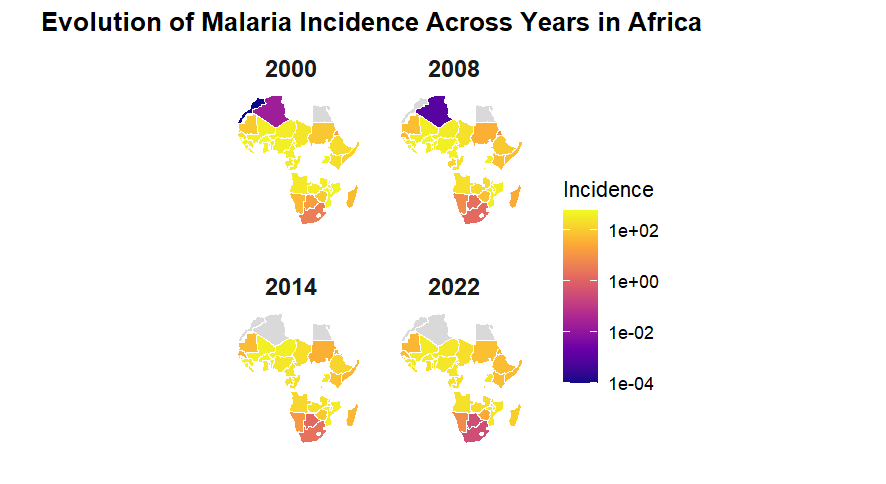

Source code (R):
library(readxl)
library(sf)
library(ggplot2)
library(dplyr)
library(rnaturalearth)
library(MASS)

df <- read_excel("C:/Users/ALPHA TECH/OneDrive/Desktop/Africa/Africa_data.xlsx")
data_2022 <- df %>% filter(Year == 2022)

# Negative Binomial
nb_model <- glm.nb(`Malaria cases` ~ y1 + y2 + y3 + y5, data = data_2022)
data_2022$Predicted <- predict(nb_model, newdata = data_2022, type = "response", na.action = na.exclude)
data_2022$Residuals <- data_2022$`Malaria cases` - data_2022$Predicted

africa_map <- ne_countries(scale = "medium", continent = "Africa", returnclass = "sf")
merged_map <- africa_map %>% left_join(data_2022, by = c("name" = "Country"))

ggplot(data = merged_map) +
  geom_sf(aes(fill = Residuals), color = "black", size = 0.2) +
  scale_fill_gradient2(low = "blue", mid = "white", high = "red", midpoint = 0,
                       name = "Residuals\n(Actual - Pred)", na.value = "grey85") +
  labs(title = "Model Residual Map (Negative Binomial - 2022)",
       subtitle = "Blue = Over-prediction | Red = Under-prediction") +
  theme_minimal() +
  theme(axis.text = element_blank(), axis.ticks = element_blank(), panel.grid = element_blank(),
        plot.title = element_text(face = "bold", hjust = 0.5),
        plot.subtitle = element_text(hjust = 0.5))



selected_years <- c(2000, 2008, 2014, 2022)
df_years <- df %>% filter(Year %in% selected_years)

merged_years <- africa_map %>%
  inner_join(df_years, by = c("name" = "Country"))

ggplot(data = merged_years) +
  geom_sf(aes(fill = `Malaria incidence`), color = "white", size = 0.1) +
  scale_fill_viridis_c(option = "plasma", trans = "log10", name = "Incidence", na.value = "grey85") +
  facet_wrap(~ Year, ncol = 2) +
  labs(title = "Evolution of Malaria Incidence Across Years in Africa") +
  theme_minimal() +
  theme(axis.text = element_blank(), axis.ticks = element_blank(), panel.grid = element_blank(),
        plot.title = element_text(face = "bold", hjust = 0.5),
        plot.subtitle = element_text(hjust = 0.5),
        strip.text = element_text(face = "bold", size = 12))
